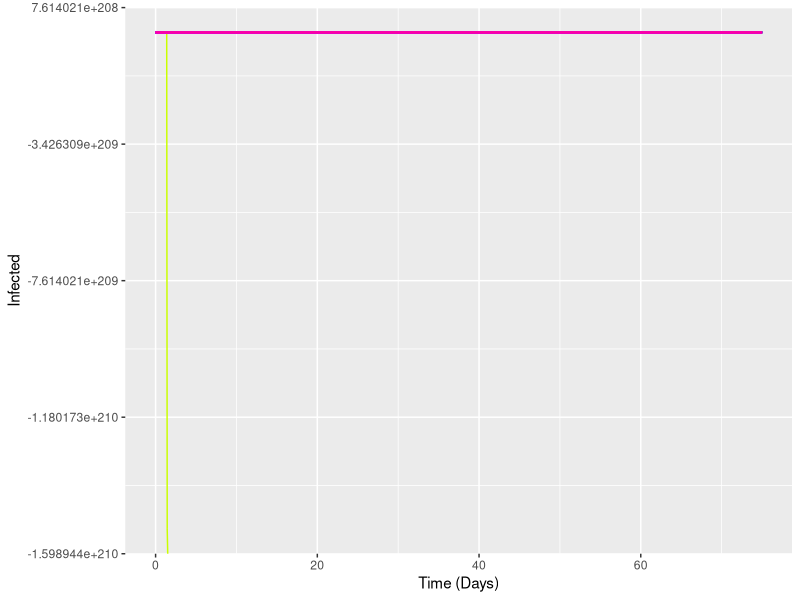
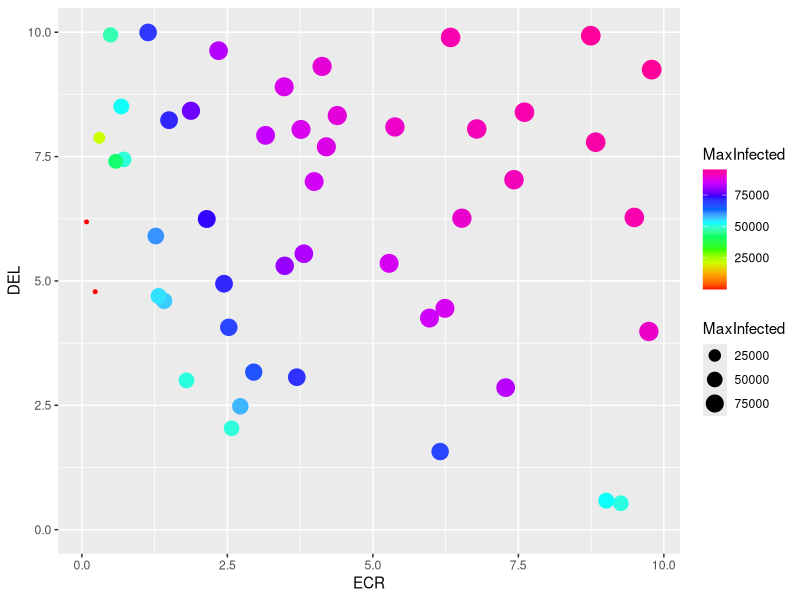

Write R code to recreate these figures, in order.
library(deSolve)
library(ggplot2)
library(plyr)


# Create the start time, finish time, and time step
START<-0; FINISH<-75; STEP<-1/16

# Create time vector
simtime <- seq(START, FINISH, by=STEP)

# Create stocks vector, with initial values
stocks  <- c(sSusceptible=99999,sInfected=1,sRecovered=0)

# Write callback function (model equations)
model <- function(time, stocks, auxs){
  with(as.list(c(stocks, auxs)),{ 
    aBeta <- aEffective.Contact.Rate / aTotalPopulation
    aLambda <- aBeta * sInfected
    
    fIR <- sSusceptible * aLambda
    fRR <- sInfected / aDelay
    
    d_sSusceptible_dt  <- -fIR
    d_sInfected_dt     <- fIR - fRR
    d_sRecovered_dt    <- fRR
  
    return (list(c(d_sSusceptible_dt,d_sInfected_dt,d_sRecovered_dt),
                 IR=fIR, RR=fRR,Beta=aBeta,Lambda=aLambda,
                 CE=aEffective.Contact.Rate,
                 DEL=aDelay))   
  })
}


NRUNS     <- 50
LOWER_EFC <- 0; UPPER_EFC=10;
LOWER_DEL <- 0; UPPER_DEL=10;


run_info <- data.frame(
    RunID = 1:NRUNS,
    aEffective.Contact.Rate=runif(NRUNS,LOWER_EFC,UPPER_EFC),
    aDelay=runif(NRUNS,LOWER_DEL,UPPER_DEL)
)
  
ans <- apply(run_info,1,function(x){
  auxs<-c(aTotalPopulation=100000,
          aEffective.Contact.Rate=x[["aEffective.Contact.Rate"]],
          aDelay=x[["aDelay"]])
  o<-data.frame(ode(y=stocks,
                    times=simtime,
                    func=model,
                    parms=auxs,method='euler'))
  o$RunID <- x[["RunID"]]
  o
})


ans_df <- rbind.fill(ans)

ggplot(ans_df,aes(x=time,y=sInfected,color=RunID)) + 
  geom_path() + scale_colour_gradientn(colours=rainbow(10))+
  ylab("Infected") +
  xlab("Time (Days)")  + guides(color=FALSE) 


m_data<-lapply(ans,function(x){
  data.frame(MaxInfected=max(x$sInfected),
             ECR=unique(x$CE),
             DEL=unique(x$DEL))
})


m_data_df <-rbind.fill(m_data)

ggplot(data=m_data_df)+
  geom_point(aes(x=ECR,y=DEL,colour=MaxInfected,size=MaxInfected))+
  scale_colour_gradientn(colours=rainbow(10))
